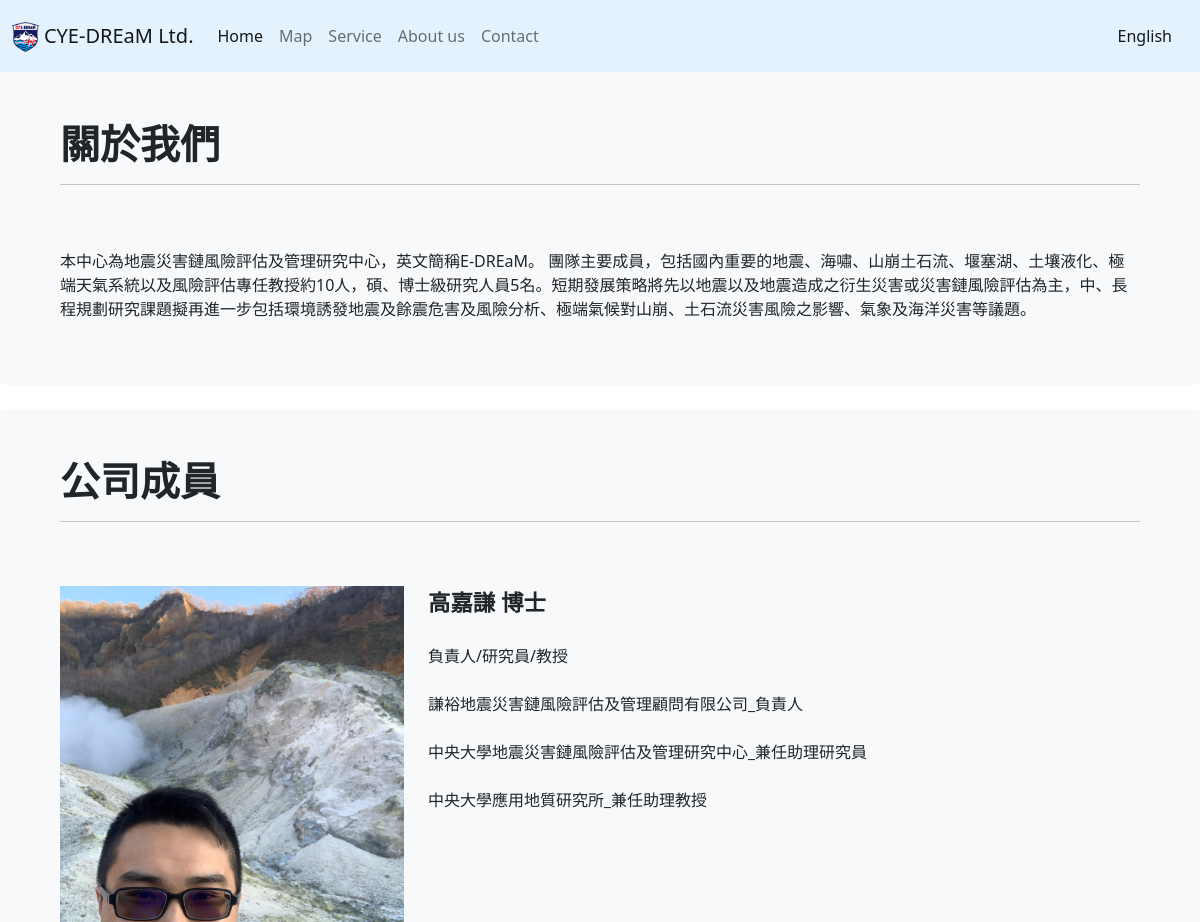
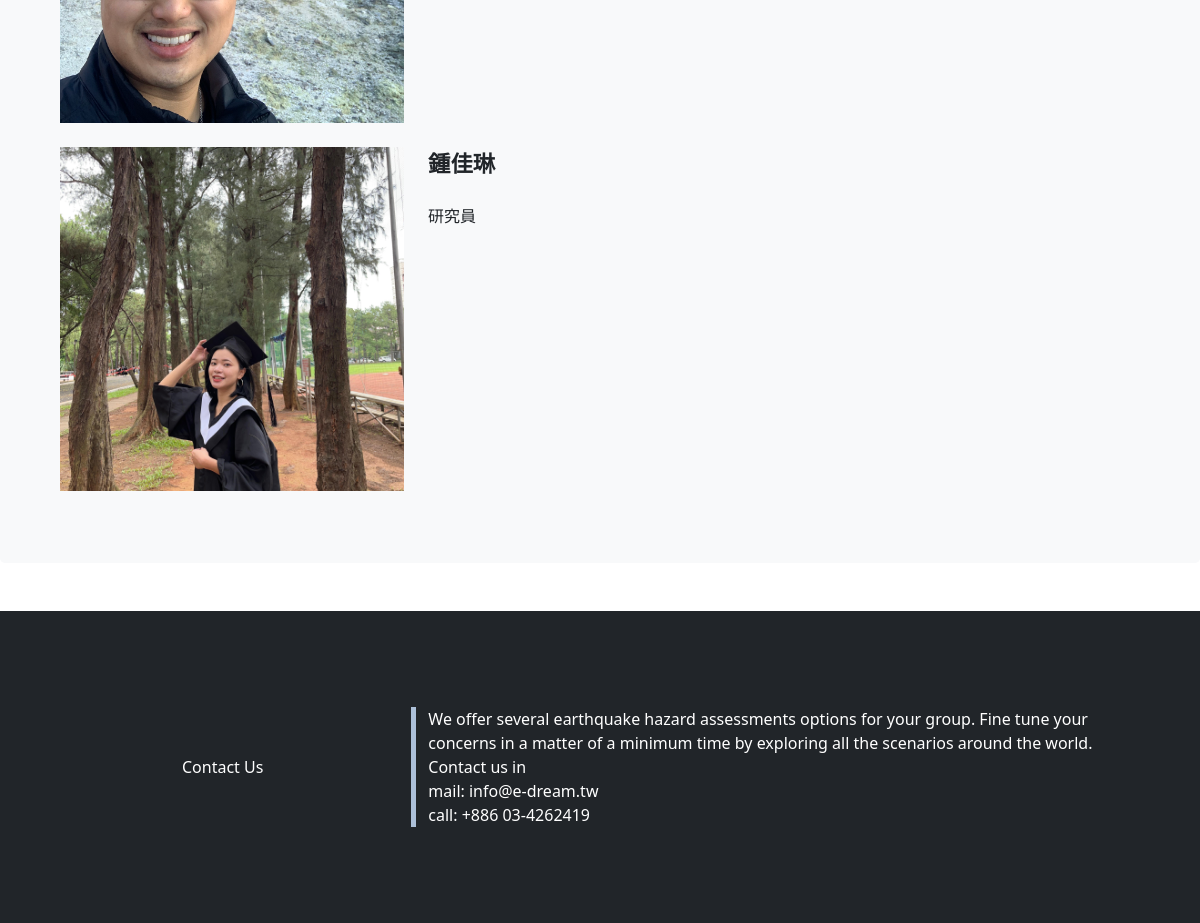
Screenshot of /AboutUs/ with the database file from the repository (2 pictures, top to bottom).
### about/models.py (models this page shows, shortened)
class AboutContent(models.Model):
    name = models.CharField('公司名稱', max_length=20)
    logo= models.ImageField("公司logo",storage=OverwriteStorage(),upload_to='',blank=True)
    title = models.CharField('標題', max_length=20)
    content=models.TextField("內容", max_length=200,blank=True)
    member_title=models.CharField('成員標題', max_length=20)
    bottom_title=models.CharField('底部標題', max_length=20,blank=True)
    bottom_content=models.TextField('底部內容', max_length=300,blank=True)
    bottom_email=models.CharField('底部email', max_length=100,blank=True)
    bottom_phone=models.CharField('底部連絡電話', max_length=50,blank=True)

class Member(models.Model):
    name= models.CharField('成員名稱', max_length=20)
    pic_url = models.ImageField("成員照片URL",storage=OverwriteStorage(),upload_to='AboutUs_image/',blank=True)
    experience1= models.CharField('經歷1', max_length=30,blank=True)
    experience2= models.CharField('經歷2', max_length=30,blank=True)
    experience3= models.CharField('經歷3', max_length=30,blank=True)
    experience4= models.CharField('經歷4', max_length=30,blank=True)
    phone= models.CharField('連絡電話', max_length=30,blank=True)
    introduce = models.TextField('成員介紹', max_length=500,blank=True)

### about/views.py (the view)
# urls.py: path("",views.showAboutUs),
def showAboutUs(request):
    aboutus_content=AboutContent.objects.all()
    member=Member.objects.all()
    return render(request,"AboutUs.html",{"aboutus_content":aboutus_content,"member_content":member})

### templates/AboutUs.html (shortened to what this page needs)
{% load static %}
<!DOCTYPE html>
<html lang="en">
{% for content in aboutus_content %}
<head>
    <link href="https://cdn.jsdelivr.net/npm/bootstrap@5.0.2/dist/css/bootstrap.min.css" rel="stylesheet"
>
    <link rel="stylesheet" href="{% static 'css/AboutUs.css' %}">
</head>
<body>
    <nav class="navbar navbar-expand-lg navbar-light" style='background-color: #e3f2fd;'>
        <div class="container-xxl">
            <a class="navbar-brand" href="..">
                <img src="../static/assets/{{ content.logo }}" alt="" height="30"
                    class="d-inline-block align-text-top">
                {{content.name}}</a>
            <div class="collapse navbar-collapse" id="navbarSupportedContent">
                <ul class="navbar-nav me-auto mb-2 mb-lg-0">
                    <li class="nav-item">
                        <a class="nav-link active" aria-current="page" href="..">Home</a>
                    </li>
                    <li class="nav-item">
                        <a class="nav-link" href="../MapPage">Map</a>
                    </li>
                    <li class="nav-item">
                        <a class="nav-link" href="../Service">Service</a>
                    </li>
                    <li class="nav-item">
                        <a class="nav-link" href="">About us</a>
                    </li>
                    <li class="nav-item">
                        <a class="nav-link" href="../Contact">Contact</a>
                    </li>
                </ul>
                <span class="navbar-text">
                    <a class="nav-link" href="en">English</a>
                </span>
            </div>
        </div>
    </nav>
    <div class="p-5 mb-4 bg-light rounded-3">
        <div class="container">
            <h1 class="display-8 fw-bold">{{content.title}}</h1>
            <hr>
            <br>
            <br>
            <p class="col-12 col-md-8" style="width:100%">
                {{content.content}}<br>
            </p>
        </div>
    </div>
    <div class="p-5 mb-4 bg-light rounded-3">
        <div class="container">
            <h1 class="display-6 fw-bold">{{content.member_title}}</h1>
            <hr>
            <br>
            <br>
            {% for member in member_content %}
                <div class="row">
                    <div class="col-12 col-md-4">
                        <img src="../static/assets/{{ member.pic_url }}" alt="pic" width="100%">
                    </div>
                    <div class="col-12 col-md-8">
                        <span style="font-size:140%;font-weight:bold;">{{member.name}}</span><br><br>
                        {{member.experience1}}<br><br>
                        {{member.experience2}}<br><br>
                        {{member.experience3}}<br><br>
                        {{member.experience4}}<br><br>
                        {{member.phone}}<br><br>
                    </div>
                </div>
            <br>
            {% endfor %}
        </div>
    </div>
    <footer class="bd-footer py-4 py-md-5 mt-5 bg-dark">
        <div class="container py-4 py-md-5 px-4 px-md-3">
            <div class="row align-items-center">
                <div class="text-center col-4 col-md-4" style="color:white">{{ content.bottom_title }}</div>
                <div class="text-left col-8 col-md-8" id="Contact" style="color:white">
                    {{ content.bottom_content }} <br>
                    mail: {{ content.bottom_email }}<br>
                    call: {{ content.bottom_phone }}
                </div>
            </div>
        </div>
    </footer>
</body>
{% endfor %}
</html>

### statics/css/AboutUs.css (style rules this page uses)
.row #Contact { border-left: solid #ACC0D8 5px; }

### rows the page displays
AboutContent: logo (picture), name "CYE-DREaM Ltd.", title "關於我們", content "本中心為地震災害鏈風險評估及管理研究中心，英文簡稱E-DREaM。 團隊主要成員，包括國內重要的地震、海嘯、山崩土石流、堰塞湖、土壤液化、極端天氣系統以及風險評估專任教授約10人，碩、博士級研究人員5名。短期發展策略將先以地震以及地震造成之衍生災害或災害鏈風險評估為主，中、長程規劃研究課題擬再進一步包括環境誘發地震及餘震危害及風險分析、極端氣候對山崩、土石流災害風險之影響、氣象及海洋災害等議題。", member_title "公司成員", bottom_title "Contact Us", bottom_content "We offer several earthquake hazard assessments options for your group. Fine tune your concerns in a matter of a minimum time by exploring all the scenarios around the world. Contact us in", bottom_email "info@e-dream.tw", bottom_phone "+886 03-4262419"
Member: pic_url (picture), name "高嘉謙 博士", experience1 "負責人/研究員/教授", experience2 "謙裕地震災害鏈風險評估及管理顧問有限公司_負責人", experience3 "中央大學地震災害鏈風險評估及管理研究中心_兼任助理研究員", experience4 "中央大學應用地質研究所_兼任助理教授"
Member: pic_url (picture), name "鍾佳琳", experience1 "研究員"
